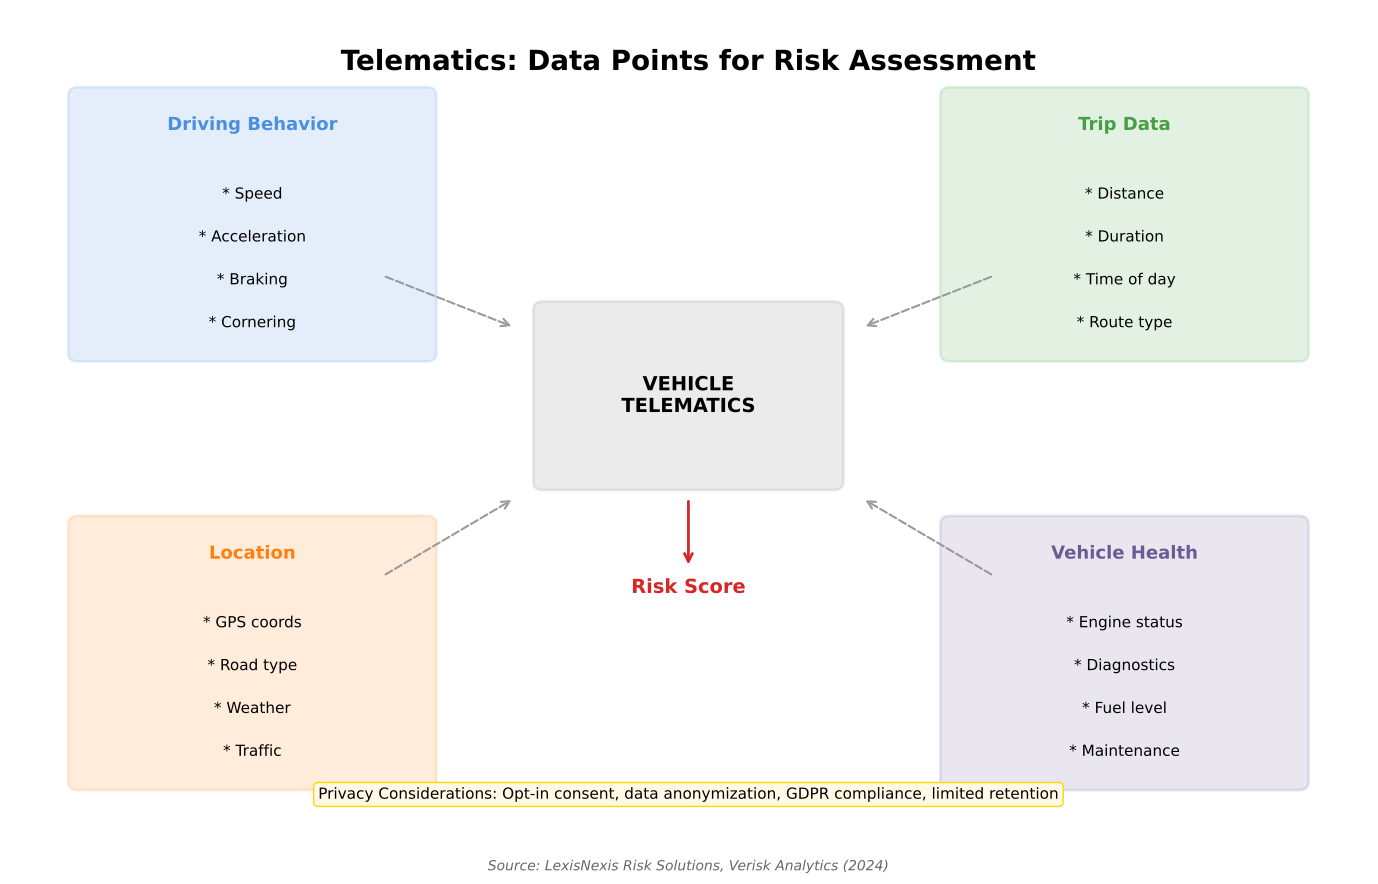

Here is the Python script that generated this plot:
"""
Telematics Data
Shows data points collected for insurance telematics

Output: telematics_data.pdf
Module: module_01_fintech
Lesson: 9 - InsurTech
"""

from pathlib import Path
import matplotlib.pyplot as plt
import matplotlib.patches as mpatches
import numpy as np

CHART_METADATA = {
    'title': 'Telematics Data',
    'module': 'module_01_fintech',
    'lesson': 9,
    'url': 'https://github.com/Digital-AI-Finance/digital-finance/tree/main/module_01_fintech/figures/telematics_data'
}

plt.rcParams.update({
    'font.size': 14,
    'axes.labelsize': 14,
})

def create_chart():
    """Create telematics data diagram"""
    fig, ax = plt.subplots(figsize=(14, 9))
    ax.set_xlim(0, 14)
    ax.set_ylim(0, 10)
    ax.axis('off')

    # Title
    ax.text(7, 9.3, 'Telematics: Data Points for Risk Assessment', fontsize=20, fontweight='bold', ha='center')

    # Central vehicle icon area
    vehicle_box = mpatches.FancyBboxPatch((5.5, 4.5), 3, 2,
                                          boxstyle='round,pad=0.1',
                                          facecolor='#333333', alpha=0.1,
                                          edgecolor='#333333', lw=2)
    ax.add_patch(vehicle_box)
    ax.text(7, 5.5, 'VEHICLE\nTELEMATICS', ha='center', va='center',
           fontsize=14, fontweight='bold')

    # Data categories
    categories = [
        {'name': 'Driving Behavior', 'x': 2.5, 'y': 7.5, 'color': '#4A90E2',
         'points': ['Speed', 'Acceleration', 'Braking', 'Cornering']},
        {'name': 'Trip Data', 'x': 11.5, 'y': 7.5, 'color': '#44A044',
         'points': ['Distance', 'Duration', 'Time of day', 'Route type']},
        {'name': 'Location', 'x': 2.5, 'y': 2.5, 'color': '#FF7F0E',
         'points': ['GPS coords', 'Road type', 'Weather', 'Traffic']},
        {'name': 'Vehicle Health', 'x': 11.5, 'y': 2.5, 'color': '#6B5B95',
         'points': ['Engine status', 'Diagnostics', 'Fuel level', 'Maintenance']},
    ]

    for cat in categories:
        # Category box
        box = mpatches.FancyBboxPatch((cat['x']-1.8, cat['y']-1.5), 3.6, 3,
                                       boxstyle='round,pad=0.1',
                                       facecolor=cat['color'], alpha=0.15,
                                       edgecolor=cat['color'], lw=2)
        ax.add_patch(box)
        ax.text(cat['x'], cat['y']+1.1, cat['name'], ha='center',
               fontsize=13, fontweight='bold', color=cat['color'])

        for i, point in enumerate(cat['points']):
            ax.text(cat['x'], cat['y']+0.3-i*0.5, f'* {point}', ha='center', fontsize=11)

        # Arrow to center
        dx = 7 - cat['x']
        dy = 5.5 - cat['y']
        ax.annotate('', xy=(7 - dx*0.4, 5.5 - dy*0.4),
                   xytext=(cat['x'] + dx*0.3, cat['y'] + dy*0.3),
                   arrowprops=dict(arrowstyle='->', color='#999999', lw=1.5, ls='--'))

    # Risk score output
    ax.text(7, 3.2, 'Risk Score', fontsize=14, fontweight='bold', ha='center', color='#D62728')
    ax.annotate('', xy=(7, 3.5), xytext=(7, 4.3),
               arrowprops=dict(arrowstyle='->', color='#D62728', lw=2))

    # Privacy note
    privacy = "Privacy Considerations: Opt-in consent, data anonymization, GDPR compliance, limited retention"
    ax.text(7, 0.8, privacy, ha='center', fontsize=11,
           bbox=dict(boxstyle='round', facecolor='#FFF9E6', edgecolor='#FFD700'))

    # Source
    fig.text(0.5, 0.02, 'Source: LexisNexis Risk Solutions, Verisk Analytics (2024)',
            fontsize=10, ha='center', style='italic', color='#666666')

    plt.tight_layout()

    output_path = Path(__file__).parent / 'telematics_data.pdf'
    plt.savefig(output_path, format='pdf', dpi=300, bbox_inches='tight')
    plt.close()
    print(f"Chart saved to: {output_path}")
    return output_path

if __name__ == '__main__':
    create_chart()
